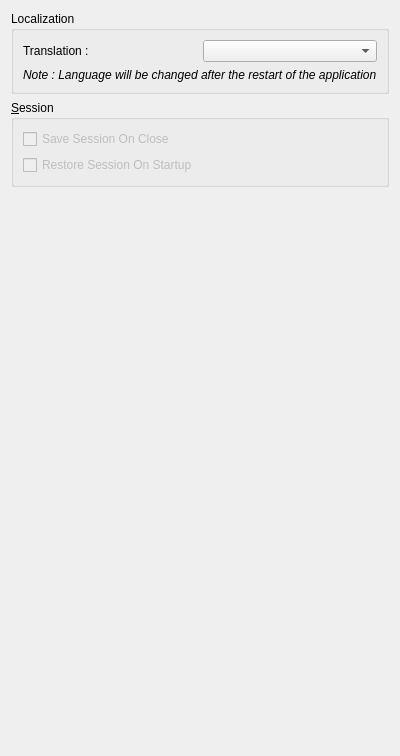
     <widget class="QWidget" name="pGeneral">
      <layout class="QVBoxLayout">
       <item>
        <widget class="QGroupBox" name="gbTranslation">
         <property name="title">
          <string>Localization</string>
         </property>
         <layout class="QVBoxLayout" name="verticalLayout_22">
          <item>
           <layout class="QHBoxLayout" name="horizontalLayout_12">
            <item>
             <widget class="QLabel" name="lTranslation">
              <property name="text">
               <string>Translation :</string>
              </property>
             </widget>
            </item>
            <item>
             <widget class="QComboBox" name="cbTranslation">
              <property name="enabled">
               <bool>true</bool>
              </property>
             </widget>
            </item>
           </layout>
          </item>
          <item>
           <widget class="QLabel" name="lTranslationInfo">
            <property name="font">
             <font>
              <italic>true</italic>
             </font>
            </property>
            <property name="text">
             <string>Note : Language will be changed after the restart of the application</string>
            </property>
           </widget>
          </item>
         </layout>
        </widget>
       </item>
       <item>
        <widget class="QGroupBox" name="gbSession">
         <property name="title">
          <string>&amp;Session</string>
         </property>
         <layout class="QVBoxLayout">
          <item>
           <widget class="QCheckBox" name="cbSaveSession">
            <property name="enabled">
             <bool>false</bool>
            </property>
            <property name="text">
             <string>Save Session On Close</string>
            </property>
           </widget>
          </item>
          <item>
           <widget class="QCheckBox" name="cbRestoreSession">
            <property name="enabled">
             <bool>false</bool>
            </property>
            <property name="text">
             <string>Restore Session On Startup</string>
            </property>
           </widget>
          </item>
         </layout>
        </widget>
       </item>
       <item>
        <spacer>
         <property name="orientation">
          <enum>Qt::Vertical</enum>
         </property>
         <property name="sizeType">
          <enum>QSizePolicy::Expanding</enum>
         </property>
         <property name="sizeHint" stdset="0">
          <size>
           <width>98</width>
           <height>558</height>
          </size>
         </property>
        </spacer>
       </item>
      </layout>
     </widget>
